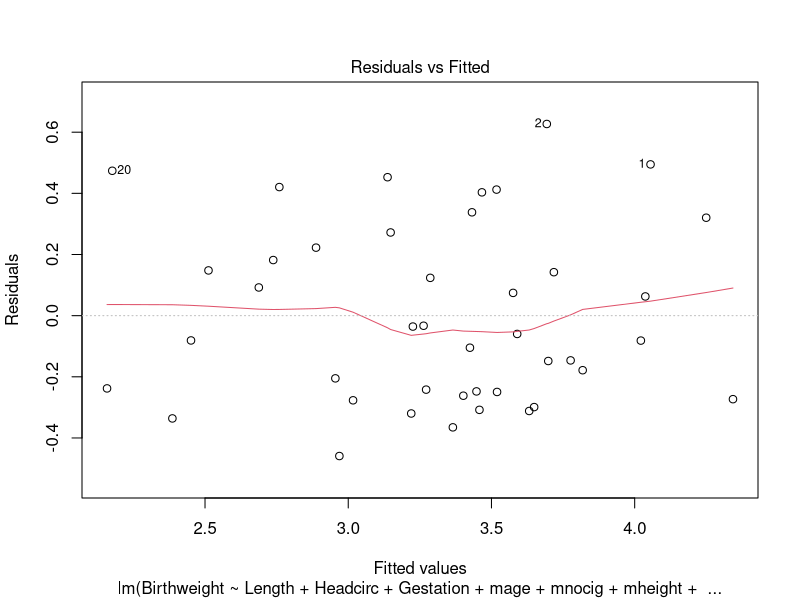
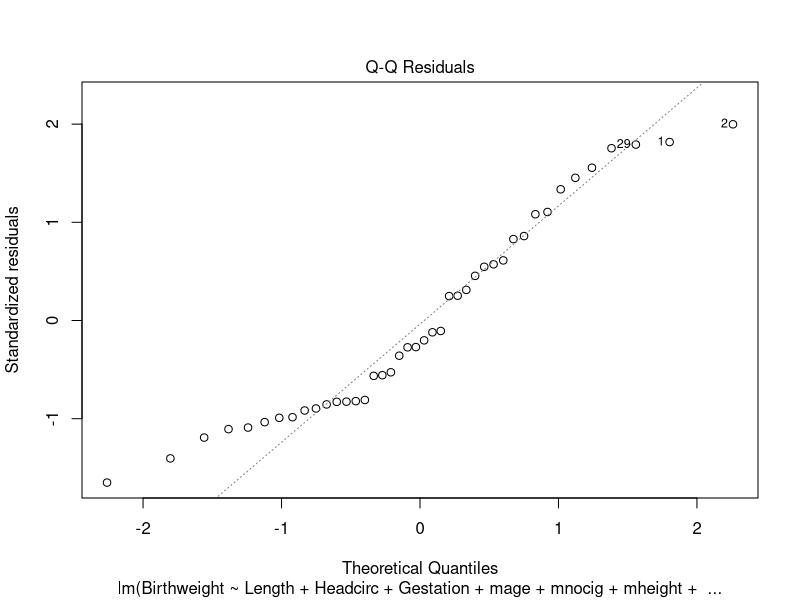
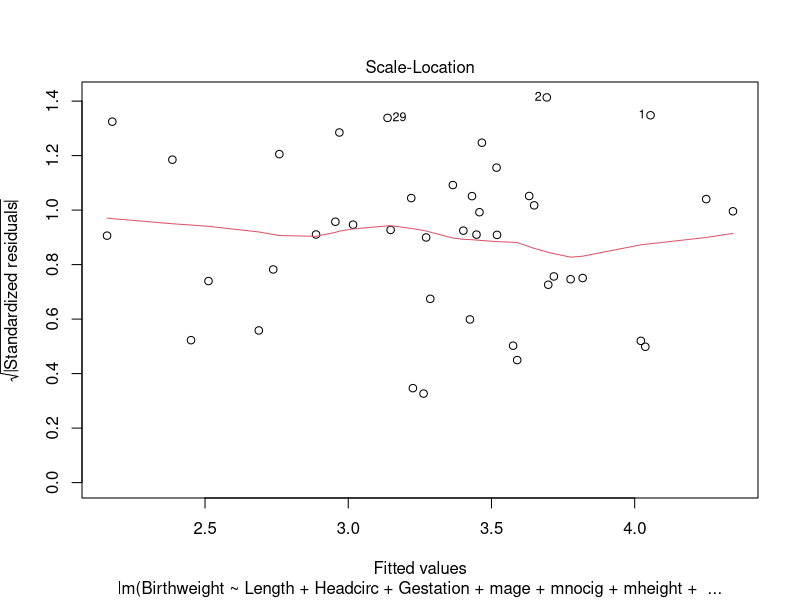
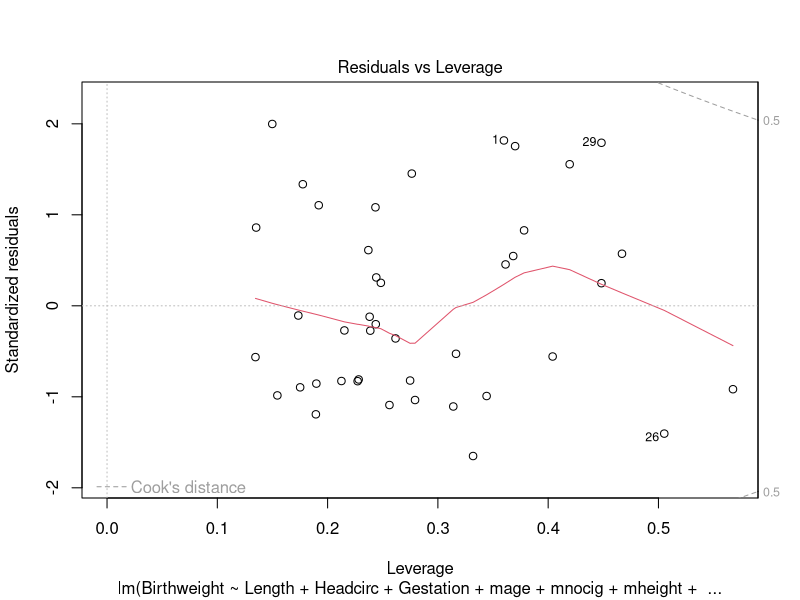
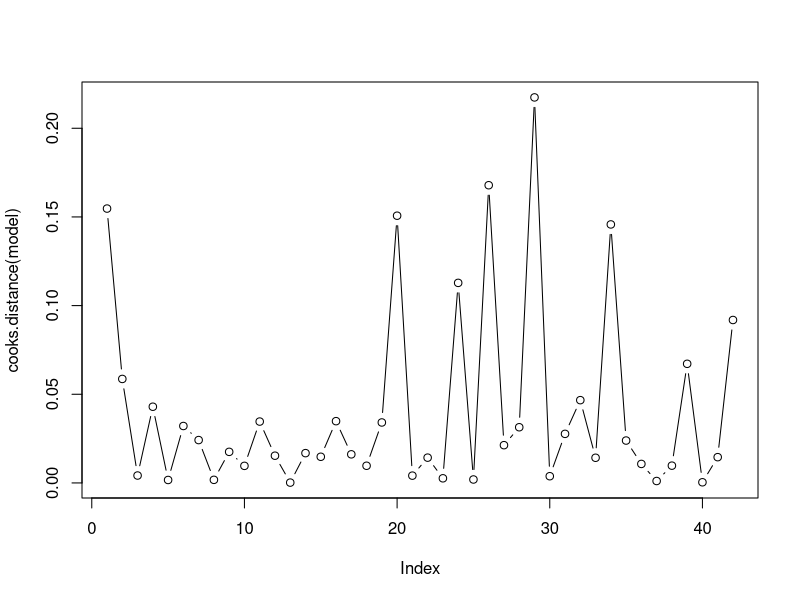
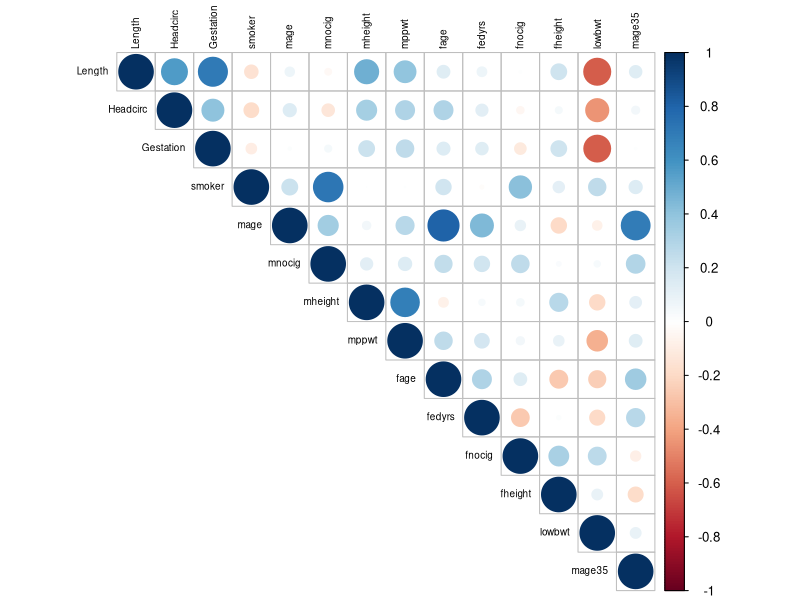
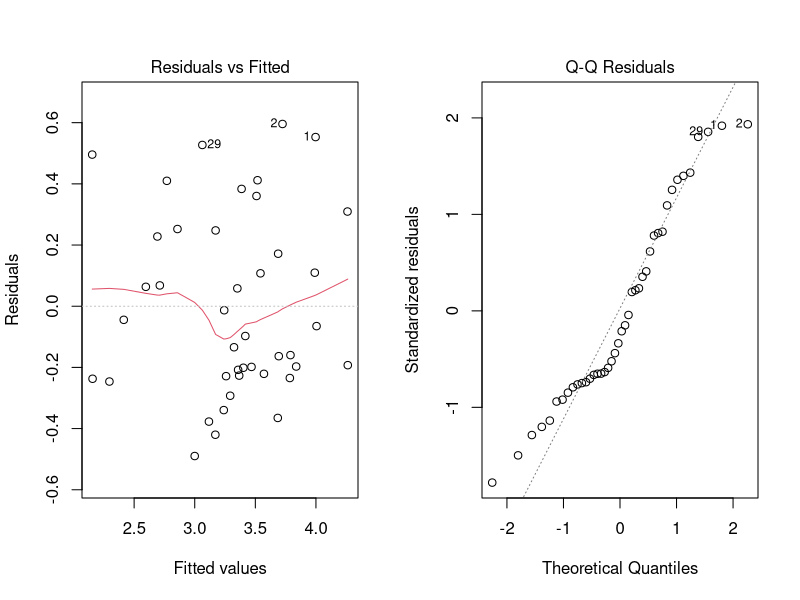
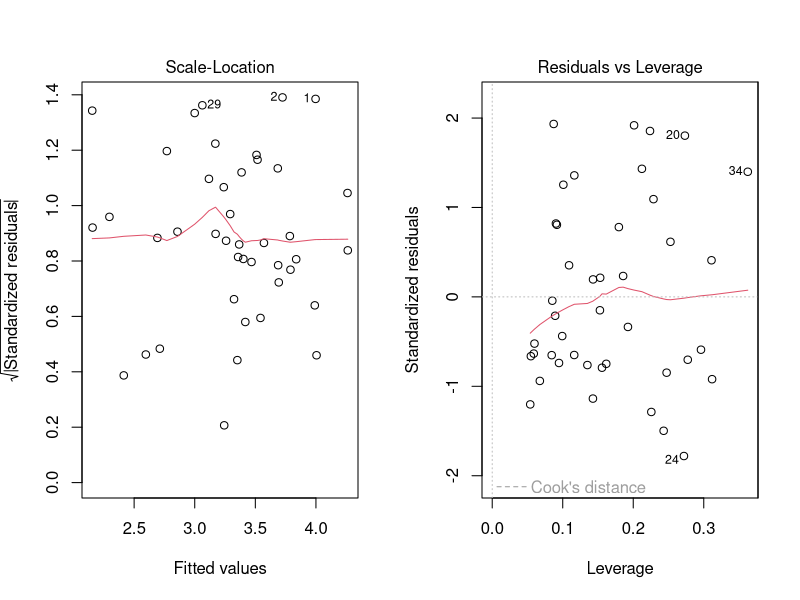

Write the R code that produced these figures, in order.
## ---- chunk 1
options(digits=3)

library(dplyr)
library(ggplot2)
library(car)
library(corrplot)
library(glmnet)
color_choice <- "Dark2"
## ---- chunk 2
data <- read.csv("Birthweight.csv")
## ---- chunk 3
model <- lm(
    Birthweight ~ Length + Headcirc + Gestation + mage + mnocig + mheight + mppwt + fage + fedyrs + fnocig + fheight,
    data = data
)
#model <- lm(Birthweight ~ ., data = data)
summary(model)
## ---- chunk 4
# par(mfrow=c(2,2))
plot(model)

# 
resid_ordered <- order(abs(residuals(model)))
u = rep(0,length(resid_ordered))
u[length(resid_ordered)] = 1
# 
cooks.distance(model)
plot(cooks.distance(model), type="b")

#forbeslm_42 = lm(y~x+u11); summary(forbeslm11)
## ---- chunk 5
car::vif(model)
## ---- chunk 6
# Calculate correlation matrix
cor_matrix <- cor(data[, -c(1,3)]) # Exclude response variable Birthweight

# Plot the correlation matrix
corrplot(cor_matrix, 
         method = "circle", type = "upper", tl.col = "black", tl.cex = 0.6)
## ---- chunk 7
step_down_model <- step(model, direction = 'backward')
summary(step_down_model)
par(mfrow = c(1,2))
plot(step_down_model)
## ---- chunk 8
step_down_model <- lm(Birthweight ~ Gestation + Headcirc, data = data)

head_mean <- mean(data$Gestation)
gest_mean <- mean(data$Headcirc)

df <- data.frame(Gestation = gest_mean, Headcirc = head_mean)

ci <- predict(step_down_model, newdata = df, interval = 'confidence')
pi <- predict(step_down_model, newdata = df, interval = 'prediction')


ci; pi
## ---- chunk 9
x <- subset(data, select = -Birthweight)
y <- data$Birthweight

train=sample(1:nrow(x),0.67*nrow(x))
x_train=x[train,]; y_train=y[train]
x_test=x[-train,]; y_test = y[-train]

y_predict_lm=predict(step_down_model,newdata=data[-train,]) # predict for the test rows
mse_lm=mean((y_test-y_predict_lm)^2)# prediction quality by the linear model

lasso_model <- glmnet(x_train, y_train, alpha = 1)


lasso_cv <- cv.glmnet(
    as.matrix(x_train),
    y_train,
    alpha = 1,
    type.measure="mse",
    nfolds=5
)

lasso_pred1=predict(lasso_model,s=lasso_cv$lambda.min,newx=as.matrix(x_test))
lasso_pred2=predict(lasso_model,s=lasso_cv$lambda.1se,newx=as.matrix(x_test))
mse1_lasso=mean((y_test-lasso_pred1)^2)
mse2_lasso=mean((y_test-lasso_pred2)^2)


plot(lasso_model, xvar="lambda", label = TRUE)
plot(lasso_model, xvar="dev", label = TRUE)
plot(lasso_cv)
coef(lasso_cv, s= lasso_cv$lambda.1se)
# coef(lasso_cv_model, s= lasso_cv_model$lambda.min)

mse_lm; mse1_lasso; mse2_lasso
## ---- chunk 10


# smoke_model_all <- lm( lowbwt ~ Gestation+smoker+mage35, data=data)
# # summary(smoke_model_all)
# 
# # manual step down
# m1 <- lm(lowbwt ~ Gestation+smoker, data=data)
# m2 <- lm(lowbwt ~ Gestation, data=data)
# # summary(m1); summary(m2)
# 
# # automatic step down
# smoke_step_down <- step(smoke_model_all, direction = 'backward')
# summary(smoke_step_down)
# plot(smoke_step_down)
table <- xtabs(lowbwt ~ smoker + mage35, data=data)
table
summary(table)
# chisq.test(table)

data$smoker <- as.factor(data$smoker)
data$mage35 <- as.factor(data$mage35)

boxplot(Birthweight ~ smoker, data=data)
boxplot(Birthweight ~ mage35, data=data)
## ---- chunk 11
smokert <- xtabs(~smoker, data=data)
barplot(xtabs(lowbwt~smoker,data=data)/smokert)

log_model <- glm(lowbwt ~ smoker + mage35, data=data, family='binomial')
summary(log_model)

log_model2 <- glm(lowbwt ~ smoker, data=data, family='binomial')
summary(log_model2)
